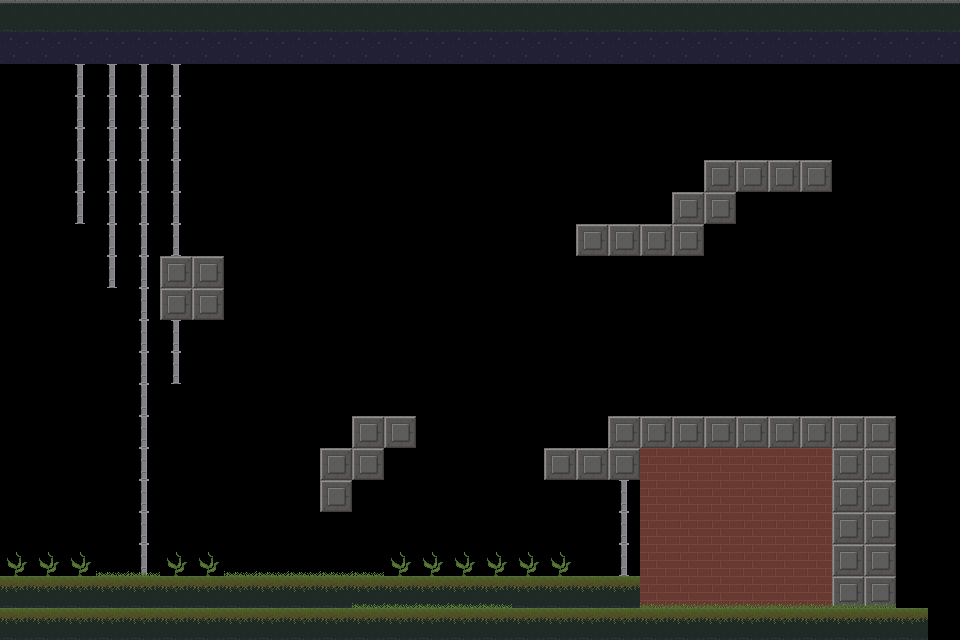

Tiled map render using the project's own tile images. Description and the whole map definition, tile-layer contents included, below:
An orthogonal 30x20 tile map with 32x32 px tiles, 3 tile layers (Background, Level, Foreground) and 6 objects (2x Coin, 2x Juice, Player, Win).

<map version="1.10" tiledversion="1.12.2" orientation="orthogonal" renderorder="right-down" width="30" height="20" tilewidth="32" tileheight="32" infinite="0" nextlayerid="5" nextobjectid="13">
 <tileset firstgid="1" source="demoTiles.tsx" />
 <layer id="4" name="Background" width="30" height="20">
  <data encoding="csv">
0,0,0,0,0,0,0,0,0,0,0,0,0,0,0,0,0,0,0,0,0,0,0,0,0,0,0,0,0,0,
0,0,0,5,0,0,0,0,0,0,0,0,0,0,0,0,0,0,0,0,0,0,0,0,0,0,0,0,0,0,
0,0,5,5,5,5,0,0,0,0,0,0,0,0,0,0,0,0,0,0,0,0,0,0,0,0,0,0,0,0,
0,0,5,5,5,5,0,0,0,0,0,0,0,0,0,0,0,0,0,0,0,0,0,0,0,0,0,0,0,0,
0,0,5,5,5,5,0,0,0,0,0,0,0,0,0,0,0,0,0,0,0,0,0,0,0,0,0,0,0,0,
0,0,5,5,5,5,0,0,0,0,0,0,0,0,0,0,0,0,0,0,0,0,0,0,0,0,0,0,0,0,
0,0,5,5,5,5,0,0,0,0,0,0,0,0,0,0,0,0,0,0,0,0,0,0,0,0,0,0,0,0,
0,0,0,5,5,5,0,0,0,0,0,0,0,0,0,0,0,0,0,0,0,0,0,0,0,0,0,0,0,0,
0,0,0,5,5,5,0,0,0,0,0,0,0,0,0,0,0,0,0,0,0,0,0,0,0,0,0,0,0,0,
0,0,0,0,5,5,0,0,0,0,0,0,0,0,0,0,0,0,0,0,0,0,0,0,0,0,0,0,0,0,
0,0,0,0,5,5,0,0,0,0,0,0,0,0,0,0,0,0,0,0,0,0,0,0,0,0,0,0,0,0,
0,0,0,0,5,5,0,0,0,0,0,0,0,0,0,0,0,0,0,0,0,0,0,0,0,0,0,0,0,0,
0,0,0,0,5,0,0,0,0,0,0,0,0,0,0,0,0,0,0,0,0,0,0,0,0,0,0,0,0,0,
0,0,0,0,5,0,0,0,0,0,0,0,0,0,0,0,0,0,0,9,9,9,9,9,9,9,9,0,0,0,
0,0,0,0,5,0,0,0,0,0,0,0,0,0,0,0,0,0,0,9,2,2,2,2,2,2,9,0,0,0,
0,0,0,0,5,0,0,0,0,0,0,0,0,0,0,0,0,0,0,0,2,2,2,2,2,2,9,0,0,0,
0,0,0,0,5,0,0,0,0,0,0,0,0,0,0,0,0,0,0,0,2,2,2,2,2,2,9,0,0,0,
0,0,0,0,5,0,0,0,0,0,0,0,0,0,0,0,0,0,0,0,2,2,2,2,2,2,9,0,0,0,
0,0,0,0,5,0,0,0,0,0,0,0,0,0,0,0,0,0,0,0,2,2,2,2,2,2,9,0,0,0,
0,0,0,0,0,0,0,0,0,0,0,0,0,0,0,0,0,0,0,0,0,0,0,0,0,0,0,0,0,0
</data>
 </layer>
 <layer id="1" name="Level" width="30" height="20">
  <data encoding="csv">
0,0,0,0,0,0,0,0,0,0,0,0,0,0,0,0,0,0,0,0,0,0,0,0,0,0,0,0,0,0,
0,0,0,0,0,0,0,0,0,0,0,0,0,0,0,0,0,0,0,0,0,0,0,0,0,0,0,0,0,0,
0,0,0,0,0,0,0,0,0,0,0,0,0,0,0,0,0,0,0,0,0,0,0,0,0,0,0,0,0,0,
0,0,0,0,0,0,0,0,0,0,0,0,0,0,0,0,0,0,0,0,0,0,0,0,0,0,0,0,0,0,
0,0,0,0,0,0,0,0,0,0,0,0,0,0,0,0,0,0,0,0,0,0,0,0,0,0,0,0,0,0,
0,0,0,0,0,0,0,0,0,0,0,0,0,0,0,0,0,0,0,0,0,0,9,9,9,9,0,0,0,0,
0,0,0,0,0,0,0,0,0,0,0,0,0,0,0,0,0,0,0,0,0,9,9,0,0,0,0,0,0,0,
0,0,0,0,0,0,0,0,0,0,0,0,0,0,0,0,0,0,9,9,9,9,0,0,0,0,0,0,0,0,
0,0,0,0,0,9,9,0,0,0,0,0,0,0,0,0,0,0,0,0,0,0,0,0,0,0,0,0,0,0,
0,0,0,0,0,9,9,0,0,0,0,0,0,0,0,0,0,0,0,0,0,0,0,0,0,0,0,0,0,0,
0,0,0,0,0,0,0,0,0,0,0,0,0,0,0,0,0,0,0,0,0,0,0,0,0,0,0,0,0,0,
0,0,0,0,0,0,0,0,0,0,0,0,0,0,0,0,0,0,0,0,0,0,0,0,0,0,0,0,0,0,
0,0,0,0,0,0,0,0,0,0,0,0,0,0,0,0,0,0,0,0,0,0,0,0,0,0,0,0,0,0,
0,0,0,0,0,0,0,0,0,0,0,0,0,0,0,0,0,0,0,9,9,9,9,9,9,9,9,9,0,0,
0,0,0,0,0,0,0,0,0,0,0,0,0,0,0,0,0,9,9,9,0,0,0,0,0,0,9,9,0,0,
0,0,0,0,0,0,0,0,0,0,0,0,0,0,0,0,0,0,0,0,0,0,0,0,0,0,9,9,0,0,
0,0,0,0,0,0,0,0,0,0,0,0,0,0,0,0,0,0,0,0,0,0,0,0,0,0,9,9,0,0,
0,0,0,0,0,0,0,0,0,0,0,0,0,0,0,0,0,0,0,0,0,0,0,0,0,0,9,9,0,0,
0,0,0,0,0,0,0,0,0,0,0,8,8,8,8,8,0,0,0,0,0,0,0,0,0,0,9,9,0,0,
8,8,8,8,8,8,8,8,8,8,8,8,8,8,8,8,8,8,8,8,8,8,8,8,8,8,8,8,8,0
</data>
 </layer>
 <objectgroup id="2" name="Characters">
  <object id="1" name="Player" type="Player" x="82.2264" y="176.355" />
  <object id="3" name="Coin" type="Coin" x="238.025" y="430.61" />
  <object id="4" name="Juice" type="Juice" x="368.939" y="338.645" />
  <object id="5" name="Coin2" type="Coin" x="590.736" y="333.236" />
  <object id="9" name="Juice2" type="Juice" x="492.28" y="143.897" height="1.08193" />
  <object id="10" name="Win" type="Win" x="879.612" y="298.614" />
 </objectgroup>
 <layer id="3" name="Foreground" width="30" height="20">
  <data encoding="csv">
6,6,6,6,6,6,6,6,6,6,6,6,6,6,6,6,6,6,6,6,6,6,6,6,6,6,6,6,6,6,
11,11,11,11,11,11,11,11,11,11,11,11,11,11,11,11,11,11,11,11,11,11,11,11,11,11,11,11,11,11,
0,0,0,0,0,0,0,0,0,0,0,0,0,0,0,0,0,0,0,0,0,0,0,0,0,0,0,0,0,0,
0,0,0,0,0,0,0,0,0,0,0,0,0,0,0,0,0,0,0,0,0,0,0,0,0,0,0,0,0,0,
0,0,0,0,0,0,0,0,0,0,0,0,0,0,0,0,0,0,0,0,0,0,0,0,0,0,0,0,0,0,
0,0,0,0,0,0,0,0,0,0,0,0,0,0,0,0,0,0,0,0,0,0,0,0,0,0,0,0,0,0,
0,0,0,0,0,0,0,0,0,0,0,0,0,0,0,0,0,0,0,0,0,0,0,0,0,0,0,0,0,0,
0,0,0,0,0,0,0,0,0,0,0,0,0,0,0,0,0,0,0,0,0,0,0,0,0,0,0,0,0,0,
0,0,0,0,0,0,0,0,0,0,0,0,0,0,0,0,0,0,0,0,0,0,0,0,0,0,0,0,0,0,
0,0,0,0,0,0,0,0,0,0,0,0,0,0,0,0,0,0,0,0,0,0,0,0,0,0,0,0,0,0,
0,0,0,0,0,0,0,0,0,0,0,0,0,0,0,0,0,0,0,0,0,0,0,0,0,0,0,0,0,0,
0,0,0,0,0,0,0,0,0,0,0,0,0,0,0,0,0,0,0,0,0,0,0,0,0,0,0,0,0,0,
0,0,0,0,0,0,0,0,0,0,0,0,0,0,0,0,0,0,0,0,0,0,0,0,0,0,0,0,0,0,
0,0,0,0,0,0,0,0,0,0,0,9,9,0,0,0,0,0,0,0,0,0,0,0,0,0,0,0,0,0,
0,0,0,0,0,0,0,0,0,0,9,9,0,0,0,0,0,0,0,0,0,0,0,0,0,0,0,0,0,0,
0,0,0,0,0,0,0,0,0,0,9,0,0,0,0,0,0,0,0,5,0,0,0,0,0,0,0,0,0,0,
0,0,0,0,0,0,0,0,0,0,0,0,0,0,0,0,0,0,0,5,0,0,0,0,0,0,0,0,0,0,
12,12,12,7,7,12,12,7,7,7,7,7,12,12,12,12,12,12,0,5,0,0,0,0,0,0,0,0,0,0,
8,8,8,8,8,8,8,8,8,8,8,7,7,7,7,7,8,8,8,8,7,7,7,7,7,7,7,7,0,0,
0,0,0,0,0,0,0,8,8,0,0,0,0,0,0,0,0,0,0,0,0,0,0,0,0,0,0,0,0,0
</data>
 </layer>
</map>
